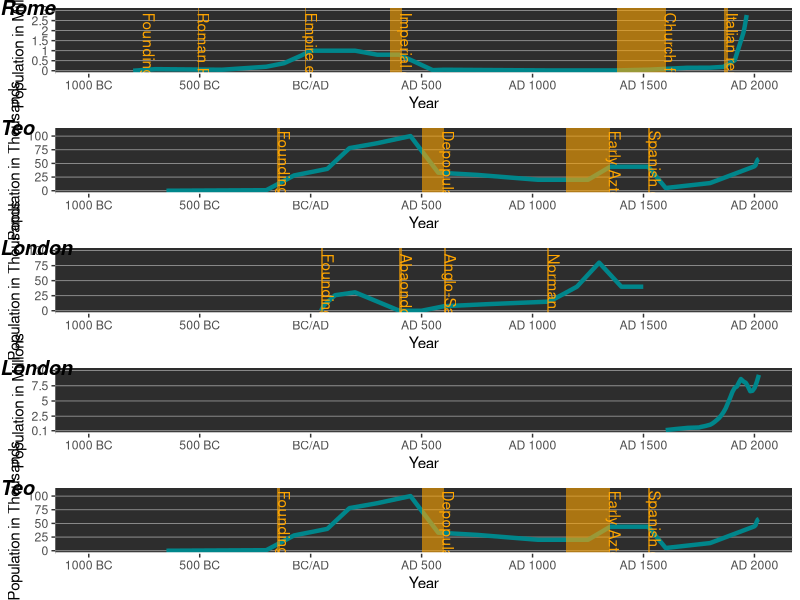

This chart was generated by the following R code:
library(ggplot2)
library(egg)

dat.rome <- read.csv('Rome.csv',header=T)
dat.london <- read.csv('London.csv',header=T)
dat.london1 <- dat.london[1:17,]
dat.london2 <- dat.london[18:nrow(dat.london),]
dat.teo <- read.csv('Teo.csv',header=T)

rome <- ggplot(dat.rome) + 
  geom_line(aes(x = Year, y = Population), size = 1.5, color='turquoise4') +
  theme(panel.grid.major.y = element_line('darkgray', size=0.25), panel.grid.minor.y=element_blank(), panel.grid.major.x=element_blank(), panel.grid.minor.x=element_blank(), 
        panel.background = element_rect(fill = "#2D2D2D"), axis.line = element_line(color='white', size = 1, linetype = "solid")) +
  scale_x_continuous(name="Year", limits=c(-1000, 2020), breaks=c(-1000,-500,0,500,1000,1500,2000),labels=c("1000 BC", "500 BC", "BC/AD","AD 500", "AD 1000","AD 1500","AD 2000")) +
  scale_y_continuous(name="Population in Millions", limits=c(0, 3000000), breaks=c(0,500000,1000000,1500000,2000000,2500000,3000000), labels=c(0,0.5,1,1.5,2,2.5,3)) +
  annotate("rect", xmin = -753, xmax = -750, ymin = -Inf, ymax = Inf, fill = "orange1", alpha = 0.6) +
  annotate("text", label="Founding of Rome", x = -730, y =2900000, color="orange1", angle=270, hjust=0) +
  annotate("rect", xmin = -509, xmax = -503, ymin = -Inf, ymax = Inf, fill = "orange1", alpha = 0.6) +
  annotate("text", label="Roman Republic founded", x = -483, y =2900000, color="orange1", angle=270, hjust=0) +
  annotate("rect", xmin = -27, xmax = -23, ymin = -Inf, ymax = Inf, fill = "orange1", alpha = 0.6) +
  annotate("text", label="Empire established", x = 3, y =2900000, color="orange1", angle=270, hjust=0) +
  annotate("rect", xmin = 359, xmax = 410, ymin = -Inf, ymax = Inf, fill = "orange1", alpha = 0.6) +
  annotate("text", label="Imperial capitol moves/sacking of Rome", x = 430, y =2900000, color="orange1", angle=270, hjust=0) +
  annotate("rect", xmin = 1380, xmax = 1600, ymin = -Inf, ymax = Inf, fill = "orange1", alpha = 0.6) +
  annotate("text", label="Church funded reconstruction", x = 1620, y =2900000, color="orange1", angle=270, hjust=0) +
  annotate("rect", xmin = 1861, xmax = 1880, ymin = -Inf, ymax = Inf, fill = "orange1", alpha = 0.6) +
  annotate("text", label="Italian reunification", x = 1900, y =2900000, color="orange1", angle=270, hjust=0) 
  
london <- ggplot(dat.london1) + 
  geom_line(aes(x = Year, y = Population), size = 1.5, color='turquoise4') +
  theme(panel.grid.major.y = element_line('darkgray', size=0.25), panel.grid.minor.y=element_blank(), panel.grid.major.x=element_blank(), panel.grid.minor.x=element_blank(), 
        panel.background = element_rect(fill = "#2D2D2D"), axis.line = element_line(color='white', size = 1, linetype = "solid")) +
  scale_x_continuous(name="Year", limits=c(-1000, 2020), breaks=c(-1000,-500,0,500,1000,1500,2000),labels=c("1000 BC", "500 BC", "BC/AD","AD 500", "AD 1000","AD 1500","AD 2000")) +
  scale_y_continuous(name="Population in Thousands", limits=c(0,100000), breaks=c(0,25000,50000,75000,100000), labels=c(0,25,50,75,100)) +
  annotate("rect", xmin = 47, xmax = 57, ymin = -Inf, ymax = Inf, fill = "orange1", alpha = 0.6) +
  annotate("text", label="Founding of Roman Londinium", x = 77, y =95000, color="orange1", angle=270, hjust=0) +
  annotate("rect", xmin = 400, xmax = 410, ymin = -Inf, ymax = Inf, fill = "orange1", alpha = 0.6) +
  annotate("text", label="Abaondonment of Londinium", x = 430, y =95000, color="orange1", angle=270, hjust=0) +
  annotate("rect", xmin = 600, xmax = 610, ymin = -Inf, ymax = Inf, fill = "orange1", alpha = 0.6) +
  annotate("text", label="Anglo-Saxon Lundenwic", x = 630, y =95000, color="orange1", angle=270, hjust=0) +
  annotate("rect", xmin = 1066, xmax = 1076, ymin = -Inf, ymax = Inf, fill = "orange1", alpha = 0.6) +
  annotate("text", label="Norman London", x = 1096, y =95000, color="orange1", angle=270, hjust=0) 

london2 <- ggplot(dat.london2) + 
  geom_line(aes(x = Year, y = Population), size = 1.5, color='turquoise4') +
  theme(panel.grid.major.y = element_line('darkgray', size=0.25), panel.grid.minor.y=element_blank(), panel.grid.major.x=element_blank(), panel.grid.minor.x=element_blank(), 
        panel.background = element_rect(fill = "#2D2D2D"), axis.line = element_line(color='white', size = 1, linetype = "solid")) +
  scale_x_continuous(name="Year", limits=c(-1000, 2020), breaks=c(-1000,-500,0,500,1000,1500,2000),labels=c("1000 BC", "500 BC", "BC/AD","AD 500", "AD 1000","AD 1500","AD 2000")) +
  scale_y_continuous(name="Population in Millions", limits=c(100000,10000000), breaks=c(100000,2500000,5000000,7500000,10000000), labels=c(0.1,2.5,5,7.5,10)) 


teo <- ggplot(dat.teo) +
  geom_line(aes(x = Year, y = Population), size = 1.5, color='turquoise4') +
  theme(panel.grid.major.y = element_line('darkgray', size=0.25), panel.grid.minor.y=element_blank(), panel.grid.major.x=element_blank(), panel.grid.minor.x=element_blank(), 
        panel.background = element_rect(fill = "#2D2D2D"), axis.line = element_line(color='white', size = 1, linetype = "solid")) +
  scale_x_continuous(name="Year", limits=c(-1000, 2020), breaks=c(-1000,-500,0,500,1000,1500,2000),labels=c("1000 BC", "500 BC", "BC/AD","AD 500", "AD 1000","AD 1500","AD 2000")) +
  scale_y_continuous(name="Population in Thousands", limits=c(0,110000), breaks=c(0,25000,50000,75000,100000), labels=c(0,25,50,75,100)) +
  annotate("rect", xmin = -150, xmax = -140, ymin = -Inf, ymax = Inf, fill = "orange1", alpha = 0.6) +
  annotate("text", label="Founding of Teotihuacan", x = -120, y =110000, color="orange1", angle=270, hjust=0) +
  annotate("rect", xmin = 500, xmax = 600, ymin = -Inf, ymax = Inf, fill = "orange1", alpha = 0.6) +
  annotate("text", label="Depopulation of urban core", x = 620, y =110000, color="orange1", angle=270, hjust=0) +
  annotate("rect", xmin = 1150, xmax = 1350, ymin = -Inf, ymax = Inf, fill = "orange1", alpha = 0.6) +
  annotate("text", label="Early Aztec period", x = 1370, y =110000, color="orange1", angle=270, hjust=0) +
  annotate("rect", xmin = 1521, xmax = 1531, ymin = -Inf, ymax = Inf, fill = "orange1", alpha = 0.6) +
  annotate("text", label="Spanish conquest", x = 1551, y =110000, color="orange1", angle=270, hjust=0) 

ggarrange(rome, teo, london, london2, teo, ncol = 1, nrow = 5, labels=c('Rome','Teo','London','London', 'Teo'))
